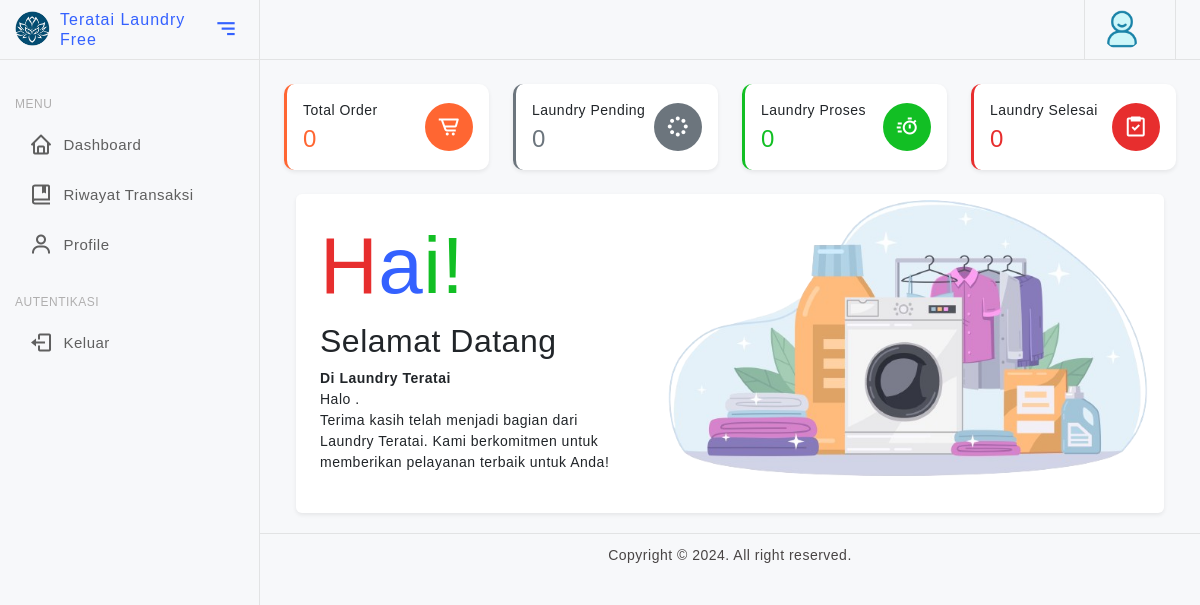
Page /dashboard.php (signed in) on the committed database.
### tables this page shows
CREATE TABLE `pengaturan` (
  `id` int(11) NOT NULL,
  `nama_usaha` varchar(100) DEFAULT NULL,
  `alamat` text DEFAULT NULL,
  `email` varchar(100) DEFAULT NULL,
  `no_telepon` varchar(20) DEFAULT NULL
);

CREATE TABLE `hak_akses` (
  `id` int(11) NOT NULL,
  `role_id` int(11) NOT NULL,
  `menu_id` int(11) NOT NULL
);

CREATE TABLE `menu` (
  `menu_id` int(11) NOT NULL,
  `nama_menu` varchar(20) DEFAULT NULL,
  `direktori` varchar(20) DEFAULT NULL,
  `icon` varchar(50) DEFAULT NULL
);

### classes/DB.php (called while the page is built, shortened)
<?php
class DB
{
    private static $instance = null;
    private $conn;
    private function __construct()
    {
        $database = new Database();
        $this->conn = $database->connection();
    }
    public static function getInstance()
    {
        if (!self::$instance) {
            self::$instance = new DB();
        }
        return self::$instance;
    }
    public function connection()
    {
        return $this->conn;
    }
}

### config/connection.php (called while the page is built, shortened)
<?php
class Database
{
    private $host = "localhost";
    private $user = "root";
    private $pass = "";
    private $db = "laundry";
    public function connection()
    {
        $this->conn = null;
        try {
            $this->conn = new PDO("mysql:host=" . $this->host . ";dbname=" . $this->db, $this->user, $this->pass);
            $this->conn->setAttribute(PDO::ATTR_ERRMODE, PDO::ERRMODE_EXCEPTION);
            $this->conn->exec("set names utf8");
        } catch (PDOException $exception) {
            echo "Connection error: " . $exception->getMessage();
        }
        return $this->conn;
    }
}

### classes/Pengaturan.php (called while the page is built, shortened)
<?php
class Pengaturan
{
    private $conn;
    public function __construct()
    {
        $this->conn = DB::getInstance()->connection();
    }
    public function getPengaturan()
    {
        $query = "SELECT * FROM pengaturan";
        $stmt = $this->conn->prepare($query);
        $stmt->execute();
        return $stmt->fetch(PDO::FETCH_ASSOC);
    }
}

### classes/Menu.php (called while the page is built, shortened)
<?php
class Menu
{
    private $conn;
    public function __construct()
    {
        $this->conn = DB::getInstance()->connection();
    }
    public function read($role_id)
    {
        $query = "SELECT
                    men.direktori as dir_menu,
                    sub.direktori as dir_submenu,
                    men.*,
                    sub.*,
                    ha.*
                FROM
                    menu men
                LEFT JOIN submenu sub ON
                    men.menu_id = sub.menu_id
                LEFT JOIN hak_akses ha ON
                    men.menu_id = ha.menu_id
                WHERE
                    ha.role_id = :role_id
                ORDER BY
                    men.menu_id ASC";
        $stmt = $this->conn->prepare($query);
        $stmt->bindParam(':role_id', $role_id);
        $stmt->execute();
        $menu = [];
        while ($row = $stmt->fetch(PDO::FETCH_ASSOC)) {
            if (is_null($row['submenu_id'])) {
                $menu[$row['menu_id']]['nama_menu'] = $row['nama_menu'];
                $menu[$row['menu_id']]['direktori'] = $row['dir_menu'];
                $menu[$row['menu_id']]['icon'] = $row['icon'];
            }
        }
        return $menu;
    }
}

### dashboard.php (the view, shortened to what this page needs)
<?php
require_once 'config/connection.php';
require_once 'classes/DB.php';
require_once 'classes/Menu.php';
require_once 'classes/Pengaturan.php';
$set = new Pengaturan();
$set = $set->getPengaturan();
?>
<!doctype html>
<html lang="en">
<head>
    <link href="assets/plugins/vectormap/jquery-jvectormap-2.0.2.css" rel="stylesheet" />
    <link href="assets/plugins/simplebar/css/simplebar.css" rel="stylesheet" />
    <link href="assets/plugins/perfect-scrollbar/css/perfect-scrollbar.css" rel="stylesheet" />
    <link href="assets/plugins/metismenu/css/metisMenu.min.css" rel="stylesheet" />
    <link href="assets/plugins/datatable/css/dataTables.bootstrap5.min.css" rel="stylesheet" />
    <link rel="stylesheet" href="assets/plugins/notifications/css/lobibox.min.css" />
    <link href="assets/plugins/select2/css/select2.min.css" rel="stylesheet" />
    <link href="assets/plugins/select2/css/select2-bootstrap4.css" rel="stylesheet" />
    <link href="assets/css/bootstrap.min.css" rel="stylesheet" />
    <link href="assets/css/bootstrap-extended.css" rel="stylesheet" />
    <link href="assets/css/style.css" rel="stylesheet" />
    <link href="assets/css/icons.css" rel="stylesheet">
    <link href="assets/css/fonts-google.css" rel="stylesheet">
    <link href="assets/css/pace.min.css" rel="stylesheet" />
</head>
<body>
    <div class="wrapper">
        <header class="top-header">
            <nav class="navbar navbar-expand gap-3">
                <div class="top-navbar-right ms-auto">
                    <div class="dropdown dropdown-user-setting">
                        <a class="dropdown-toggle dropdown-toggle-nocaret" href="#" data-bs-toggle="dropdown">
                            <div class="user-setting d-flex align-items-center gap-3">
                                <?php if ($_SESSION['role_id'] == 1) : ?>
                                    <img src="assets/images/avatars/avatar-pemilik.png" class="user-img" alt="">
                                <?php else : ?>
                                    <img src="assets/images/avatars/avatar-pelanggan.png" class="user-img" alt="">
                                <?php endif; ?>
                            </div>
                        </a>
                    </div>
                </div>
            </nav>
        </header>
        <aside class="sidebar-wrapper" data-simplebar="true">
            <div class="sidebar-header">
                <div>
                    <img src="assets/images/laundry-logo.png" class="logo-icon" alt="logo icon">
                </div>
                <div>
                    <h4 class="logo-text fs-6"><?= ucwords($set['nama_usaha']) ?></h4>
                </div>
                <div class="toggle-icon ms-auto"><i class="bx bx-menu-alt-right"></i>
                </div>
            </div>
            <ul class="metismenu" id="menu">
                <li class="menu-label">Menu</li>
                <?php
                $menu = new Menu();
                $menus = $menu->read($_SESSION['role_id']);
                ?>
                <li class="<?= isset($_GET['mydashboard']) ? 'mm-active' : '' ?>">
                    <a href="?mydashboard" id="btn-mydashboard">
                        <div class="parent-icon"><i class="bx bx-home fs-4"></i>
                        </div>
                        <div class="menu-title">Dashboard</div>
                    </a>
                </li>
                <?php foreach ($menus as $men) : ?>
                    <?php if (isset($men['submenu'])) : ?>
                        <li class="<?= isset($_GET['sub']) && $_GET['page'] == $men['nama_menu'] ? 'mm-active' : '' ?>">
                            <a href="javascript:;" class="has-arrow">
                                <div class="parent-icon"><i class="<?= $men['icon'] ?>"></i>
                                </div>
                                <div class="menu-title"><?= ucwords($men['nama_menu']) ?></div>
                            </a>
                            <ul>
                                <?php foreach ($men['submenu'] as $submenu) : ?>
                                    <li class="<?= isset($_GET['sub']) && $_GET['sub'] == $submenu['direktori'] && $_GET['page'] == $men['nama_menu'] ? 'mm-active' : '' ?>"> <a href="?page=<?= $men['nama_menu'] ?>&sub=<?= $submenu['direktori'] ?>"><i class="bx bx-radio-circle fs-4"></i><?= ucwords($submenu['nama_submenu']) ?></a>
                                    </li>
                                <?php endforeach; ?>
                            </ul>
                        </li>
                    <?php else : ?>
                        <li class="<?= isset($_GET['page']) && $_GET['page'] == $men['nama_menu'] ? 'mm-active' : '' ?>">
                            <a href="?page=<?= $men['direktori'] ?>">
                                <div class="parent-icon"><i class="<?= $men['icon'] ?>"></i>
                                </div>
                                <div class="menu-title"><?= ucwords($men['nama_menu']) ?></div>
                            </a>
                        </li>
                    <?php endif; ?>
                <?php endforeach; ?>
                <li class="menu-label">Autentikasi</li>
                <li>
                    <a href="javascript:void(0)" onclick="Logout()">
                        <div class="parent-icon"><i class="bx bx-log-out fs-4"></i>
                        </div>
                        <div class="menu-title">Keluar</div>
                    </a>
                </li>
            </ul>
        </aside>
        <main class="page-content">
            <?php
            $page = isset($_GET['page']) ? $_GET['page'] : '';
            $sub = isset($_GET['sub']) ? $_GET['sub'] : '';
            if ($page == '') {
                include 'menus/main.php';
            } else if (isset($_GET['mydashboard'])) {
                include 'menus/main.php';
            } else {
                if ($sub == '') {
                    include 'menus/' . $page . '.php';
                } else {
                    include 'menus/' . $page . '/' . $sub . '.php';
                }
            }
            ?>
        </main>
        <footer class="footer">
            <div class="footer-text">
                Copyright &copy; <?= date('Y') ?>. All right reserved.
            </div>
        </footer>
    </div>
</body>
</html>

### rows in the picture
pengaturan: nama_usaha "Teratai Laundry Free"
hak_akses: menu.nama_menu "Riwayat Transaksi"
hak_akses: menu.nama_menu "Profile"

### other values in the picture
$byStatus['total_order'] "0"
$byStatus['order_pending'] "0"
$byStatus['order_proses'] "0"
$byStatus['order_selesai'] "0"
